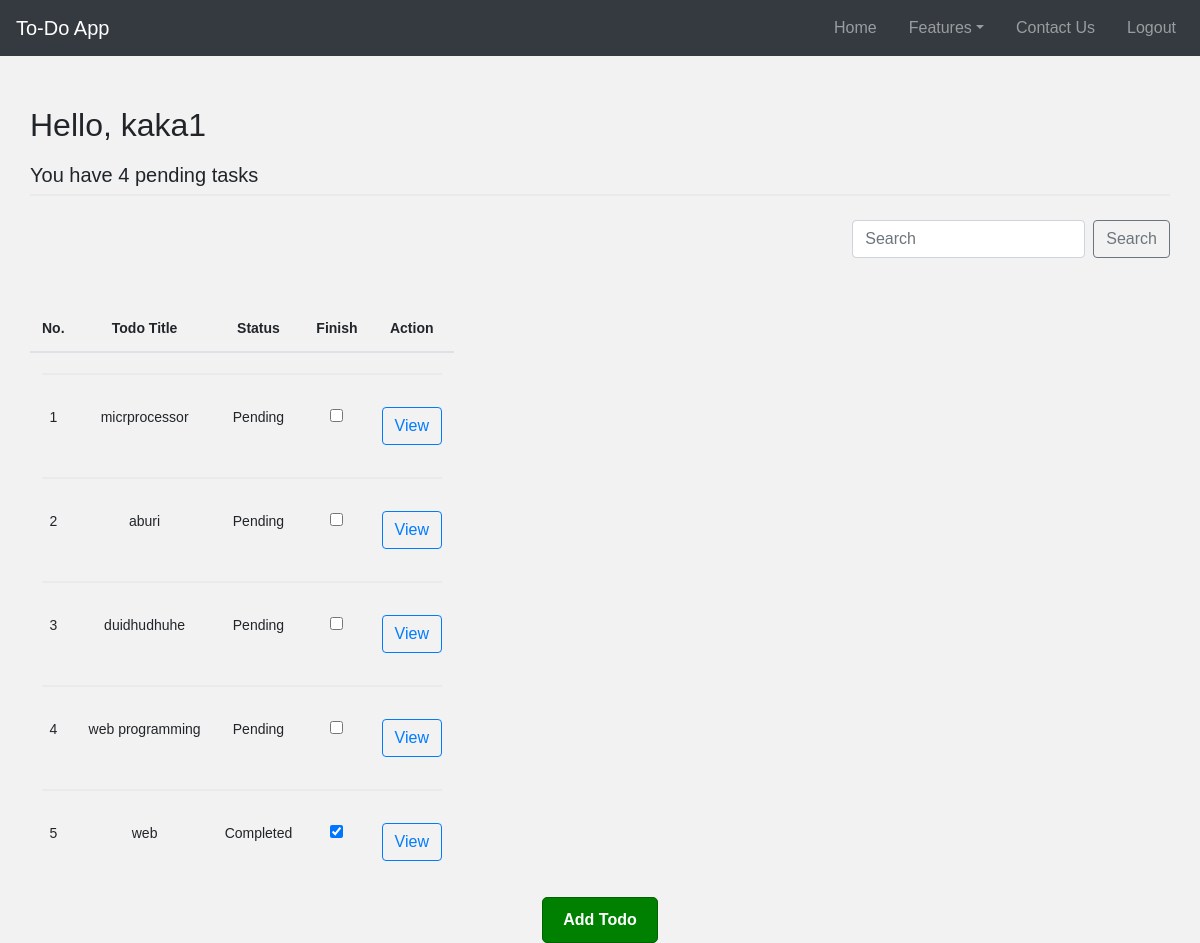
The page /view_todo/ (signed in) on the database its author committed.
### Todo/models.py (models this page shows, shortened)
class Todo(models.Model):
    user = models.ForeignKey(User, on_delete= models.CASCADE)
    title = models.CharField(max_length=100,null=True,blank=True)
    Description = models.TextField(null=True,blank=True)
    due = models.DateTimeField(auto_now_add=True)
    completed = models.BooleanField(default=False,null=True,blank=True)
    class Meta:
        ordering = ['completed']

### Todo/views.py (the view)
# urls.py: path('view_todo/', views.view_Todo, name="view_todo"),
@login_required
def view_Todo(request):
    search = request.GET.get('search', '')
    if search:
        todos = Todo.objects.filter(user=request.user, title__icontains=search)
        incomplete = Todo.objects.filter(user=request.user, completed=False)
        incomplete_task = incomplete.count()
        context = {'todos': todos, 'incomplete': incomplete, 'incomplete_task': incomplete_task}
    else:
        todos = Todo.objects.filter(user=request.user)
        incomplete = Todo.objects.filter(user=request.user, completed=False)
        incomplete_task = incomplete.count()
        context = {'todos': todos, 'incomplete': incomplete, 'incomplete_task': incomplete_task}
    return render(request, 'view_todo.html', context)

### templates/view_todo.html (shortened to what this page needs)
{% extends 'main.html' %}
{% load static %}
{% block content %}
<div class="main-cont">
    <div class="container" style="margin-top: 50px;">
        <h2 class="text">Hello, {{ request.user.username }}</h2>
        <div class="d-flex justify-content-between align-items-center mt-3">
            <p class="mb-0">You have {{ incomplete_task }} pending tasks</p>
        </div>
        <hr class="divider mt-1 mb-4">
        <div class="d-flex justify-content-between">
            <form class="form-inline my-2 my-lg-0 ml-auto" method="get" action="{% url 'view_todo' %}">
                <input class="form-control mr-sm-2" type="search" name="search" placeholder="Search" aria-label="Search" value="{{ request.GET.search }}">
                <button class="btn btn-outline-secondary my-2 my-sm-0" type="submit">Search</button>
            </form>
        </div>
        <div class="row mt-5">
            <div class="col-lg-12">
                <table class="table no-border">
                    <thead>
                        <tr>
                            <th class="text-center">No.</th>
                            <th class="text-center">Todo Title</th>
                            <th class="text-center">Status</th>
                            <th class="text-center">Finish</th>
                            <th class="text-center">Action</th>
                        </tr>
                    </thead>
                    <tbody>
                        {% for todo in todos %}
                            <tr>
                                <td colspan="5"><hr class="custom-hr"></td>
                            </tr>
                            <tr>
                                <td class="text-center">{{ forloop.counter }}</td>
                                <td class="text-center">{{ todo.title }}</td>
                                <td class="text-center">
                                    {% if todo.completed %}
                                        Completed
                                    {% else %}
                                        Pending
                                    {% endif %}
                                </td>
                                <td class="text-center">
                                    <form action="{% url 'updatestatus' todo.id %}" method="POST">
                                        <input type="checkbox" name="completed"
                                               onclick="this.form.submit()"
                                               {% if todo.completed %}checked{% endif %} />
                                    </form>
                                </td>
                                <td class="text-center">
                                    <a href="{% url 'view_todo_details' todo.id %}" class="btn btn-outline-primary">View</a>
                                </td>
                            </tr>
                        {% empty %}
                            <tr>
                                <td colspan="5" class="text-center">No tasks available.</td>
                            </tr>
                        {% endfor %}
                    </tbody>
                </table>
                <div class="text-center mt-4">
                    <a id="add" class="btn btn-outline-success add" href="{% url 'add_todo' %}">Add Todo</a>
                </div>
            </div>
        </div>
    </div>
</div>
{% endblock %}

### static/css/main.css (style rules this page uses)
html, body { font-family: Arial, sans-serif; height: 100%; margin: 0; background-color: #f2f2f2; }
.text { text-align: left; padding-top: -20px; }
.no-border th, .no-border td { border-top: none !important; }
.divider { border: 0.5px solid #eaeaea; margin-top: 0.5rem; margin-bottom: 1rem; }
.custom-hr { border: 0.5px solid #eaeaea; margin-top: 0.5rem; margin-bottom: 0.5rem; }
p { text-align: center; font-size: 20px; }
.table { width: 100%; display: block; overflow-x: auto; white-space: nowrap; }
.table td, .table th { text-align: center; word-wrap: break-word; font-size: 14px; }
.container { max-width: 100%; padding: 0 15px; }
button[type="submit"] { margin-top: 20px; cursor: pointer; display: block; margin-left: auto; margin-right: auto; }
#add { color: white; background-color: green; border-color: darkgreen; font-weight: bold; padding: 10px 20px; border-radius: 5px; text-decoration: none; display: inline-block; }

### rows shown on the page
Todo: title "micrprocessor", shows "Pending"
Todo: title "aburi", shows "Pending"
Todo: title "duidhudhuhe", shows "Pending"
Todo: title "web programming", shows "Pending"
Todo: title "web", shows "Completed", completed "☑"

### other values the page prints
{{ request.user.username }} "kaka1"
{{ incomplete_task }} "4"
